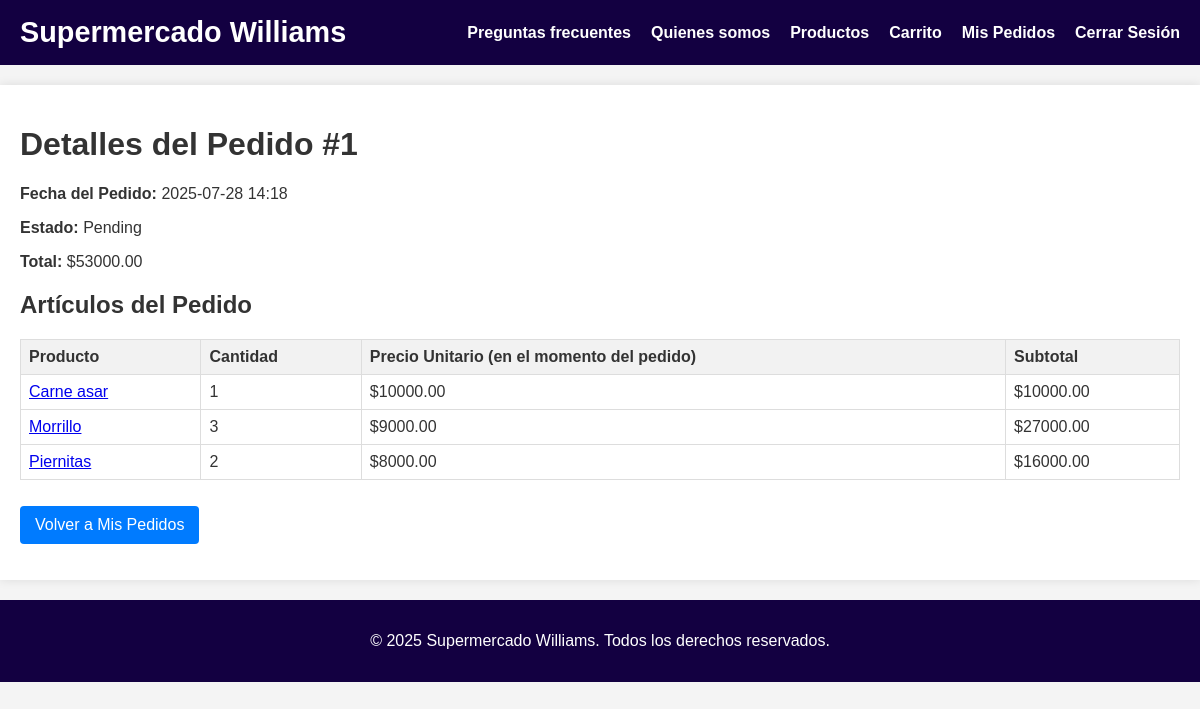
/order/1 (signed in), run on an earlier commit of the app's database.
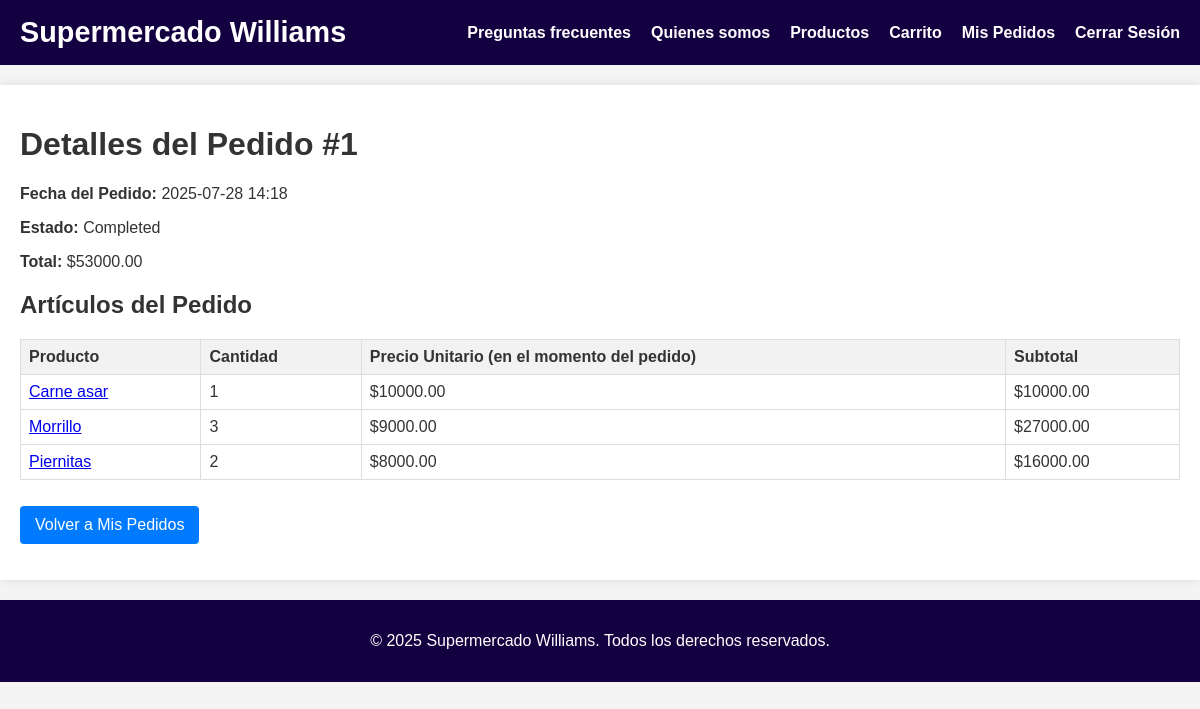
And on a later commit of the database.
### models.py (models this page shows, shortened)
class Order(db.Model):
    id = db.Column(db.Integer, primary_key=True)
    user_id = db.Column(db.Integer, db.ForeignKey('user.id'), nullable=False)
    order_date = db.Column(db.DateTime, index=True, default=datetime.utcnow)
    total_amount = db.Column(db.Float, nullable=False)
    status = db.Column(db.String(64), default='Pending')  # e.g., Pending, Shipped, Delivered
    payment_method = db.Column(db.String(32), nullable=True)  # Nuevo campo
    user = db.relationship('User', backref='orders')
    items = db.relationship('OrderItem', backref='order')

### routes.py (the view)
@app.route('/order/<int:order_id>')
@login_required
def order_detail(order_id):
    order = Order.query.get_or_404(order_id)
    if order.user_id != current_user.id and not current_user.is_admin:
        flash('You are not authorized to view this order.', 'danger')
        return redirect(url_for('orders'))
    return render_template('order_detail.html', title=f'Order #{order.id}', order=order)

### models.py (called while the page is built)
    @property
    def is_authenticated(self):
        return True

### routes.py (called while the page is built)
@login_manager.user_loader
def load_user(user_id):
    return User.query.get(int(user_id))

### templates/order_detail.html
{% extends "base.html" %}
{% block content %}
    <h1>Detalles del Pedido #{{ order.id }}</h1>
    <p><strong>Fecha del Pedido:</strong> {{ order.order_date.strftime('%Y-%m-%d %H:%M') }}</p>
    <p><strong>Estado:</strong> {{ order.status }}</p>
    <p><strong>Total:</strong> ${{ "%.2f"|format(order.total_amount) }}</p>
    <h2>Artículos del Pedido</h2>
    <table class="cart-table">
        <thead>
            <tr>
                <th>Producto</th>
                <th>Cantidad</th>
                <th>Precio Unitario (en el momento del pedido)</th>
                <th>Subtotal</th>
            </tr>
        </thead>
        <tbody>
            {% for item in order.items %}
                <tr>
                    <td><a href="{{ url_for('product_detail', product_id=item.product.id) }}">{{ item.product.name }}</a></td>
                    <td>{{ item.quantity }}</td>
                    <td>${{ "%.2f"|format(item.price) }}</td>
                    <td>${{ "%.2f"|format(item.price * item.quantity) }}</td>
                </tr>
            {% endfor %}
        </tbody>
    </table>
    <p><a href="{{ url_for('orders') }}" class="button">Volver a Mis Pedidos</a></p>
{% endblock %}

What changed in the data, as far as the page shows it:
changed Order id 1: status "Pending" → "Completed"
